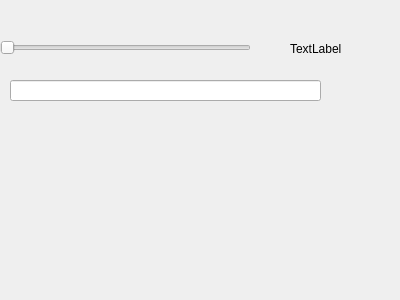
<?xml version="1.0" encoding="UTF-8"?>
<ui version="4.0">
 <class>SignalsAndSlotsWidget</class>
 <widget class="QWidget" name="SignalsAndSlotsWidget">
  <property name="geometry">
   <rect>
    <x>0</x>
    <y>0</y>
    <width>400</width>
    <height>300</height>
   </rect>
  </property>
  <property name="windowTitle">
   <string>SignalsAndSlotsWidget</string>
  </property>
  <widget class="QSlider" name="horizontalSlider">
   <property name="geometry">
    <rect>
     <x>0</x>
     <y>40</y>
     <width>251</width>
     <height>16</height>
    </rect>
   </property>
   <property name="orientation">
    <enum>Qt::Horizontal</enum>
   </property>
  </widget>
  <widget class="QLabel" name="label">
   <property name="geometry">
    <rect>
     <x>290</x>
     <y>40</y>
     <width>54</width>
     <height>18</height>
    </rect>
   </property>
   <property name="text">
    <string>TextLabel</string>
   </property>
  </widget>
  <widget class="QLineEdit" name="lineEdit">
   <property name="geometry">
    <rect>
     <x>10</x>
     <y>80</y>
     <width>311</width>
     <height>21</height>
    </rect>
   </property>
  </widget>
 </widget>
 <layoutdefault spacing="6" margin="11"/>
 <resources/>
 <connections/>
</ui>
